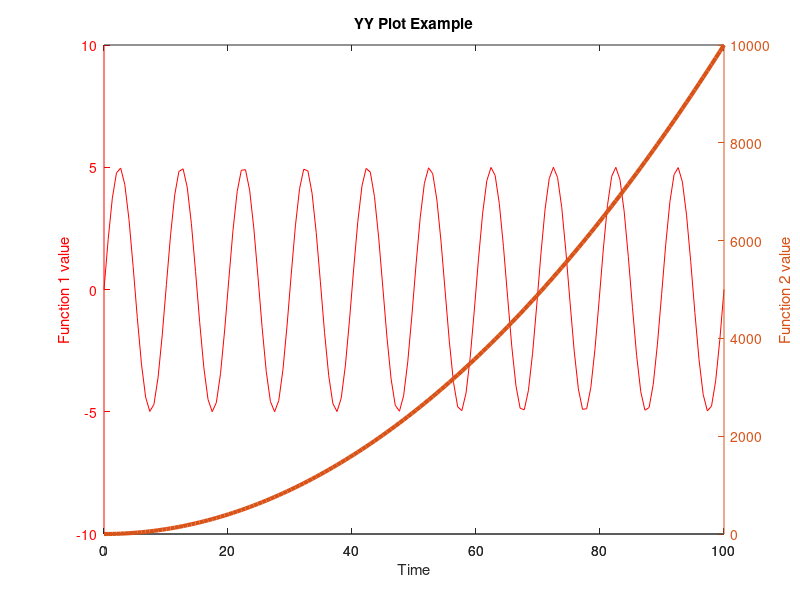
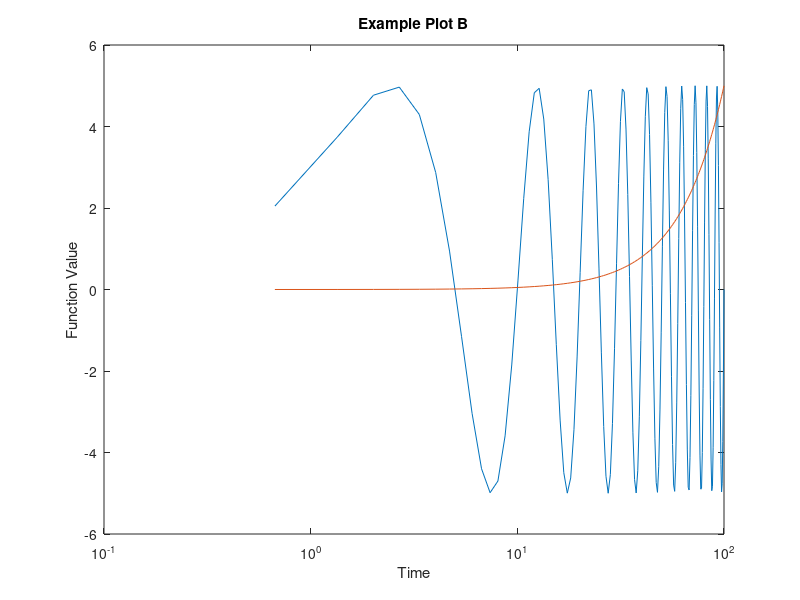
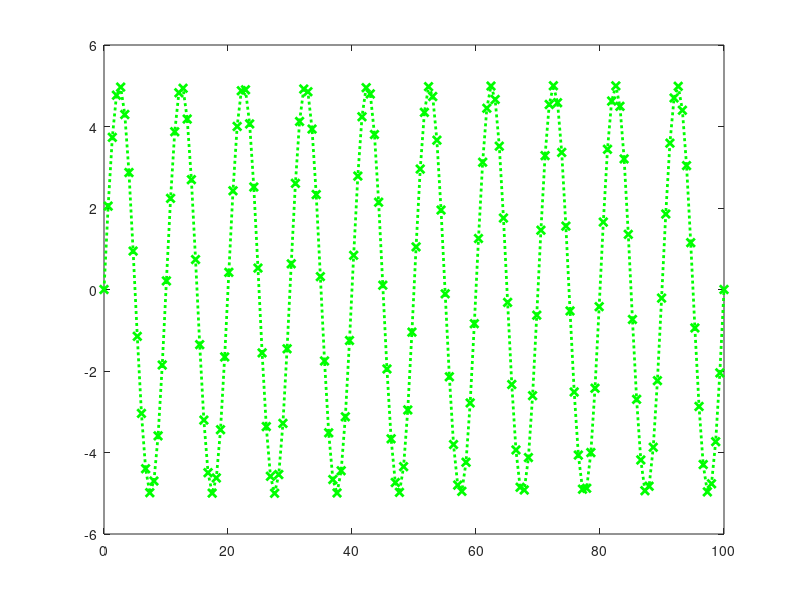
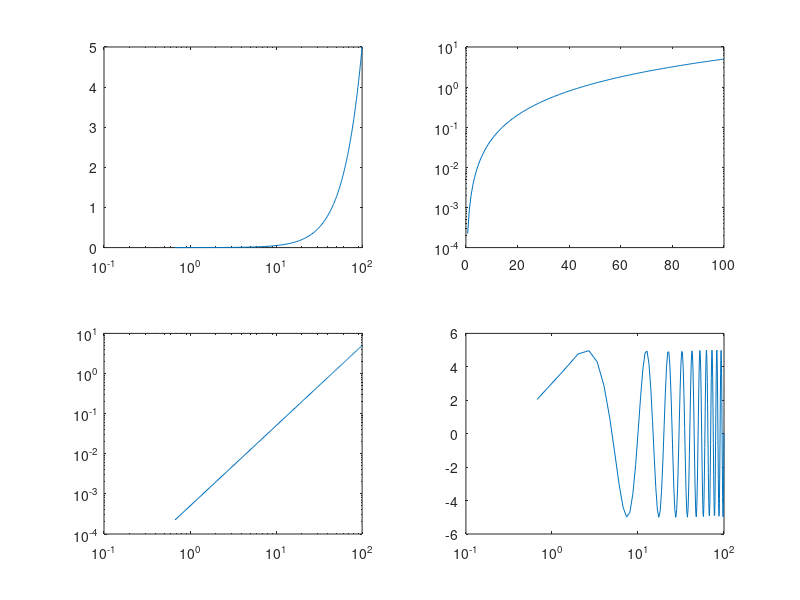

Source code (MATLAB) for these figures, in order:
% sample MATLAB code for 052:185
% process dynamics and process control
% charles stanier, fall 2009
% University of Iowa

% objective.  
% this script is to demonstrate plotting of time series
% with several options
% the options to be explored are 1. labeling lines
% 2. logarithmic axes
% 3.  subplots
% 4.  yy axes

% also exporting of plots will be demonstrated

% it is a script, and all variables made or created are in the main
% workspace.  

% Name:     sample_code_4.m
% Purpose:  Demonstrate many plotting features
%
% some preliminary things that should go in almost all matlab scripts

close all % closes any open graphics windows
clear variables % clears all variables from memory.  On the one hand, this prevents 
 
fprintf('\n\n=======Running sample code 4==========\n');
 
%% A --- making up some sample data

numpoints = 150;
time_vec = linspace(0,100,numpoints);  % a vector of time values

period = 10;
amp = 5;
f1 = amp*sin(time_vec/period*2*pi);  % a sin wave with period and amplitude user selected
f2 = time_vec.^2;  % sqaring each element individually

% now scale f2 so that it is nowhere more than 5 times f1
% this is not necesary but helps put the graphs on the same plot
% and both be visible
scale_fac = max(abs(f2))/max(abs(f1));

f2 = f2/scale_fac;


%% B --- a simple plot

fig1 = figure; % opens a new figure window
plot(time_vec,f1); % plots x vs y
hold on; % whatever we do now will be on top of the existing plot figure contents
plot(time_vec,f2);
xlabel('Time');
ylabel('Function Value');
title('Example Plot B');
pause

%% C --- controlling line style and line color

% three ways to do this.  #1 in the plot command, #2 afterwards in a second
% #3 in a graphical user interface.  Here we show #2.

% help on this topic, type web([docroot '/techdoc/ref/line_props.html'])
% in the command line

fig2 = figure;
h2A = plot(time_vec,f1);  % h2A is a 'handle' to that feature in the plot
% view the properties of h2A using get
fprintf('\n\n----------- example C line & axes properties printout -------------\n\n');

proplist = get(h2A)

% lets change the Color, the LineStyle, the LineWidth, and the Marker

% color is a 3 element vector with [ Red Green Blue ] and each is 0-1. 
% for more explanation type web([docroot '/techdoc/ref/colorspec.html']) in
% command line

% let's do green, is [ 0 1 0 ] or 'g' as the help page explains
set(h2A,'Color','g');
pause

% now lets make the line style different, to a dotted line
set(h2A,'LineStyle',':');
pause

% now lets make the line thicker
set(h2A,'LineWidth',2);
pause

% and finally let's add markers
% list of symbols in web([docroot '/techdoc/ref/line_props.html'])
set(h2A,'Marker','x');
pause

%% D --- controlling axes type and subplotting

% three ways to make log axes.  1.  using semilog and loglog commands
% 2. changing the axes properties in the command window
% 3. changing the axes properties in the graphical figure editor

% we demonstrate 1 and 2 here

% since we are to compare several plots, we will use the subplot command
% (type helpwin subplot)

fig3 = figure;
subplot(2,2,1); % sets us the the first panel is a 2x2 tiled panel of plots
semilogx( time_vec,f2);

subplot(2,2,2); % sets us to the 2nd panel in a 2x2 tiled panel
semilogy( time_vec,f2);

pause

subplot(2,2,3);
loglog(time_vec,f2);

pause

% and from the command line
subplot(2,2,4);
plot(time_vec,f1);

pause

% gca is get current axes

AX = gca;

% look at the properties of AX
fprintf('\n\n----------- example D axes properties printout -------------\n\n');


axprop = get(AX)

% and change the XScale property to log
set(AX,'XScale','Log');

%% E - getting previous plot windows

% let's get our first plot and change the xscale.
% first set the current plot to figure 1

figure(fig1);
pause
set(gca,'XScale','Log'); % gca inserts the current axes handle
pause

% now close figure 1
close(fig1);

%% F -- multiple Y scales

% this is easy to do if you are not too interested in customizing the lines
% and axes.  For a method that is more full featured see Dr. Stanier's
% single_panel_yy_plot function

% let's NOT rescale f2

f2 = f2*scale_fac;

% and plot it

fig4 = figure;
plot(time_vec,f1);
hold on
plot(time_vec,f2);

pause

% it is really hard to see f1 now
% try plotyy instead
fig5 = figure;

[AX,H1,H2] = plotyy(time_vec,f1,time_vec,f2);
pause

% now let's modify the lines and add labels
% let's make the sine way red  h(1) refers to f1 and h(2) refers to f2
set(H1,'Color',[1 0 0 ]);
pause

% that would work better if the lettering on the left axes was also red
% look at properties of left hand axes
fprintf('\n\n----------- example F AX(1) printout -------------\n\n');

get(AX(1))  % the property of interest is YColor
set(AX(1),'YColor','r');
% we can also change the limits
set(AX(1),'YLim',[-10 10])

pause

% now let's make the f2 line thicker
set(H2,'LineWidth',3);

% and now for titles and lables
title('YY Plot Example');
xlabel('Time');
ylabel(AX(1),'Function 1 value');
ylabel(AX(2),'Function 2 value');

pause

% now let's export the figure for use in a document.
% at least 3 ways to do this

% method 1.  print

 print(fig5,'-dpng','-r450','printed_fig_ex.png');  % prints figure 5 as a 450 dot per inch png file
 
% method 2.  copy and paste.  In the figure window, go to 
% edit / Copy Figure    if you want, you can go to Edit / Copy Options
% first

% method 3.  Go to file / export setup.  Use the graphical user interface
% to get the figure the way you want it, then select "apply to figure" and then "export"
% when you get the chance to say where to save the file, select the "Save
% as" pull down and use the format of your choice.  We have good luck with
% JPEG, TIFF, and PNG formats


